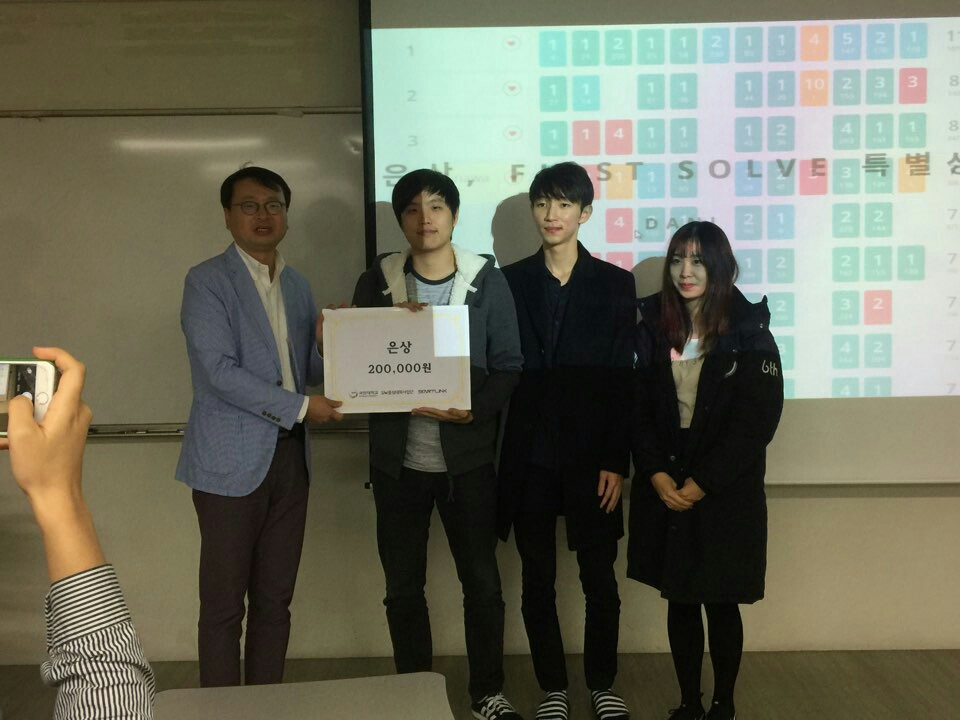
//> input picture 히스토그램_openCVsample/히스토그램_openCVsample/award.jpeg, 960 x 720 px
$ ./main   (built with g++ and OpenCV 4)
//> lines starting //> are read from the running program, lines starting //| are printed output that depends on the picture; after the words box and inside, x2 and y2 are one past the last pixel; in counts of white or black regions, pixels touching at a corner belong together
//
//  main.cpp
//  히스토그램_openCVsample
//
//  Created by 김다은 on 2017. 2. 3..
//  Copyright © 2017년 김다은. All rights reserved.
//
#include <iostream>
#include <opencv2/core.hpp>
#include <opencv2/highgui.hpp>
#include <opencv2/imgproc.hpp>

// 멤버 변수 정의
class Histogram1D {
    private:
    int histSize[1]; // 빈도수
    float hranges[2]; // 최소/최대 화소값
    const float* ranges[1];
    int channels[1]; // 여기서 1채널만 사용
    public :
    Histogram1D() { // 1차원 히스토그램을 위한 인자 준비
        histSize[0]= 256;
        hranges[0]= 0.0;
        hranges[1]= 255.0;
        ranges[0]= hranges;
        channels[0]= 0; // 기본적으로 채널을 0으로 보기
    }

    // 정의한 멤버 변수로 그레이레벨 영상의 히스토그램을 계산할 때는 다음 메소드를 사용해 수행
    cv::MatND getHistogram(const cv::Mat &image) {
        // 1차원(1D) 히스토그램 계산.
        cv::MatND hist;
        cv::calcHist(&image, // 히스토그램 계산
                     1,   // 단일 영상의 히스토그램만
                     channels, // 대상 채널
                     cv::Mat(), // 마스크 사용하지 않음
                     hist,  // 결과 히스토그램
                     1,   // 1차원(1D) 히스토그램
                     histSize, // 빈도수
                     ranges  // 화소값 범위
                     );
        return hist;
    }

    // 값의 순서만으로 의미를 파악하기 어려우므로 바 그래프를 사용
    // 그래프를 생성하는 메소드
    cv::Mat getHistogramImage(const cv::Mat &image){
        // 1차원(1D) 히스토그램을 계산하고, 영상으로 반환

        cv::MatND hist= getHistogram(image); // 먼저 히스토그램 계산

        double maxVal=0; // 최대 빈도수 가져오기
        double minVal=0; // 최소 빈도수 가져오기
        cv::minMaxLoc(hist, &minVal, &maxVal, 0, 0);

        cv::Mat histImg(histSize[0], histSize[0], CV_8U,cv::Scalar(255));
        // 히스토그램을 출력하기 위한 영상

        int hpt = static_cast<int>(0.9*histSize[0]);
        // nbins의 90%를 최대점으로 설정


        for(int h=0; h<histSize[0]; h++){ // 각 빈도에 대한 수직선을 그리기
            float binVal = hist.at<float>(h);
            int intensity = static_cast<int>(binVal*hpt/maxVal);
            cv::line(histImg,cv::Point(h,histSize[0]),cv::Point(h,histSize[0]-intensity),cv::Scalar::all(0));
            // 두 점 간의 거리를 그리는 함수
        }
        return histImg;
    }
};

int main()
{

    cv::Mat image = cv::imread("/Users/Dani/Documents/111Coding/히스토그램_openCVsample/히스토그램_openCVsample/award.jpeg",0);//libopencv_imgcodecs.3.2.0.dylib 필요
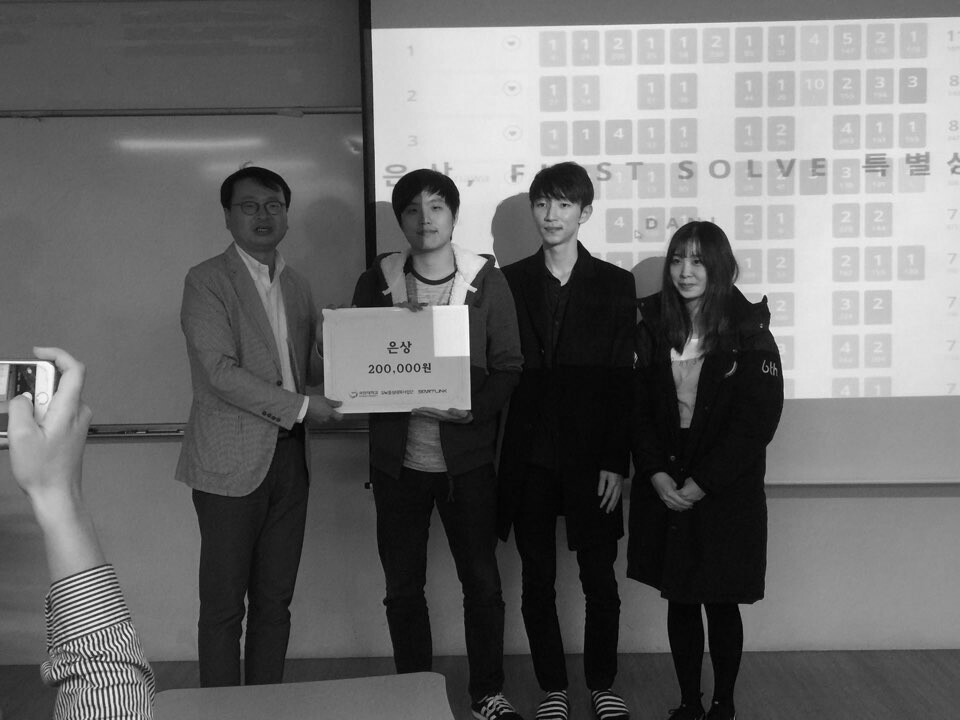
//> image: 720 rows x 960 cols, CV_8UC1; min 0, max 255, mean 106.3
    // 입력 영상 읽기
    // 이진 영상으로 간주해 열기
    if(!image.data){
        std::cout <<"Image not loaded...ㅠㅠ"<<std::endl;
        return 0;
    }


    cv::namedWindow("Image");
    cv::imshow("Image", image);

    Histogram1D h; // 히스토그램 객체
    cv::MatND histo = h.getHistogram(image); // 히스토그램 계산
//> in getHistogram, `cv::calcHist(&image, 1, channels, cv::Mat(), hist, 1, histSize, ranges..`: hist = 256 values, max 12181 at index 8, min 0 at index 253, mean 2700
//> histo has the same summary as hist in getHistogram


    for(int i=0 ; i<256 ; i++) // 각 빈도 조회
        std::cout << "Value " << i << " = " << histo.at<float>(i) << std::endl;
//> this loop made 256 passes
//| Value 0 = 52
//| Value 1 = 81
//| Value 2 = 124
//| Value 3 = 260
//| Value 4 = 567
//| Value 5 = 1498
//| Value 6 = 3977
//| Value 7 = 7908
//> (output is shown up to pass 8 of 256)

    cv::namedWindow("Histogram");

    cv::imshow("Histogram", h.getHistogramImage(image));
//> in getHistogramImage, `cv::minMaxLoc(hist, &minVal, &maxVal, 0, 0);`: maxVal = 12181
//> the loop in getHistogramImage, `for(int h=0; h<histSize[0]; h++)` made 256 passes
//> (binVal, intensity) on passes 1 to 3: (52, 0), (81, 1), (124, 2)
//> after the loop in getHistogramImage, `for(int h=0; h<histSize[0]; h++)`:
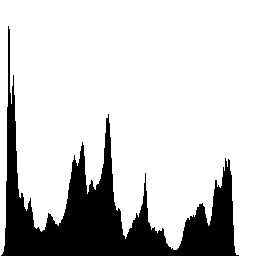
//> histImg: 256 rows x 256 cols, CV_8UC1; 80.3% white; 1 black region, box (x1, y1, x2, y2) and area: (1, 26, 239, 256) 12924

    // 히스토그램을 영상으로 띄우기
    // 가운데를 중심으로 왼쪽이 검정색, 오른쪽이 흰색값
    // 가운데 봉우리 부분은 중간 명암도 값
    // 왼쪽이 영상의 전경, 오른쪽이 배경

    // 영상을 두 그룹으로 나누는 부분을 경계값으로 처리해 확인
    cv::Mat thresholded; // 경계값으로 이진 영상 생성
    cv::threshold(image,thresholded,60,255,cv::THRESH_BINARY);
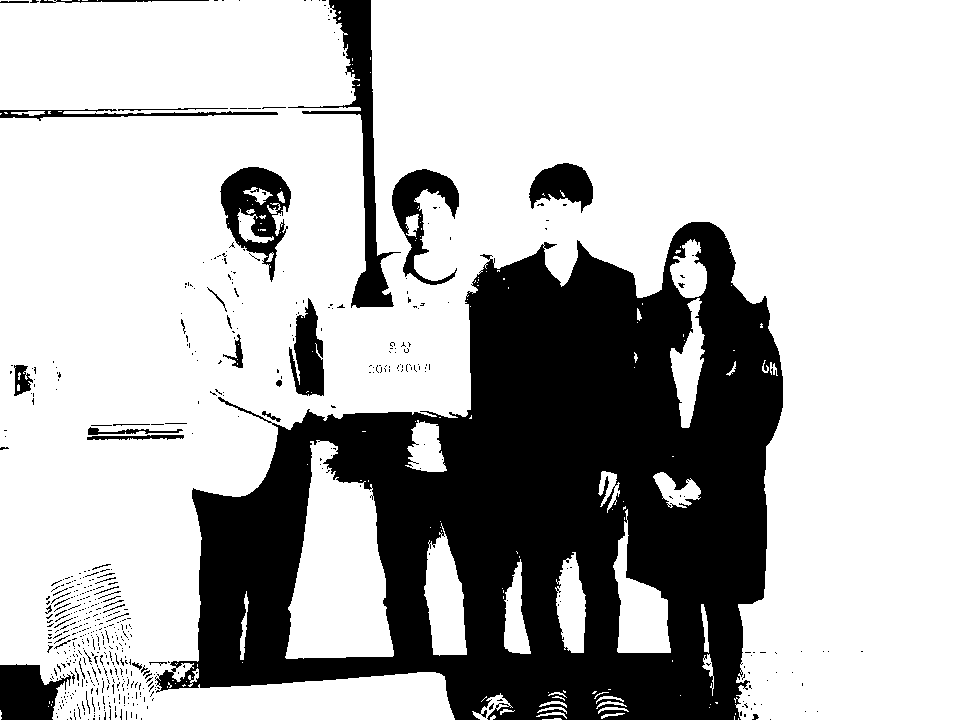
//> thresholded: 720 rows x 960 cols, CV_8UC1; 72.2% white; 591 black regions (542 under 20 px), largest, box (x1, y1, x2, y2) and area: (155, 222, 783, 720) 166233, (288, 0, 401, 308) 6166, (220, 167, 291, 282) 3777
    // 영상을 경계화 하기 위해 히스토그램의
    // 높은 봉우리(명암값 60) 방향으로 증가하기 직전인 최소값으로 정함.

    cv::namedWindow("Binary Image"); // 경계화된 영상 띄워 보기

    cv::imshow("Binary Image",thresholded); // 배경과 전경이 분할됨
    cv::waitKey(0);

    return 0;
}
